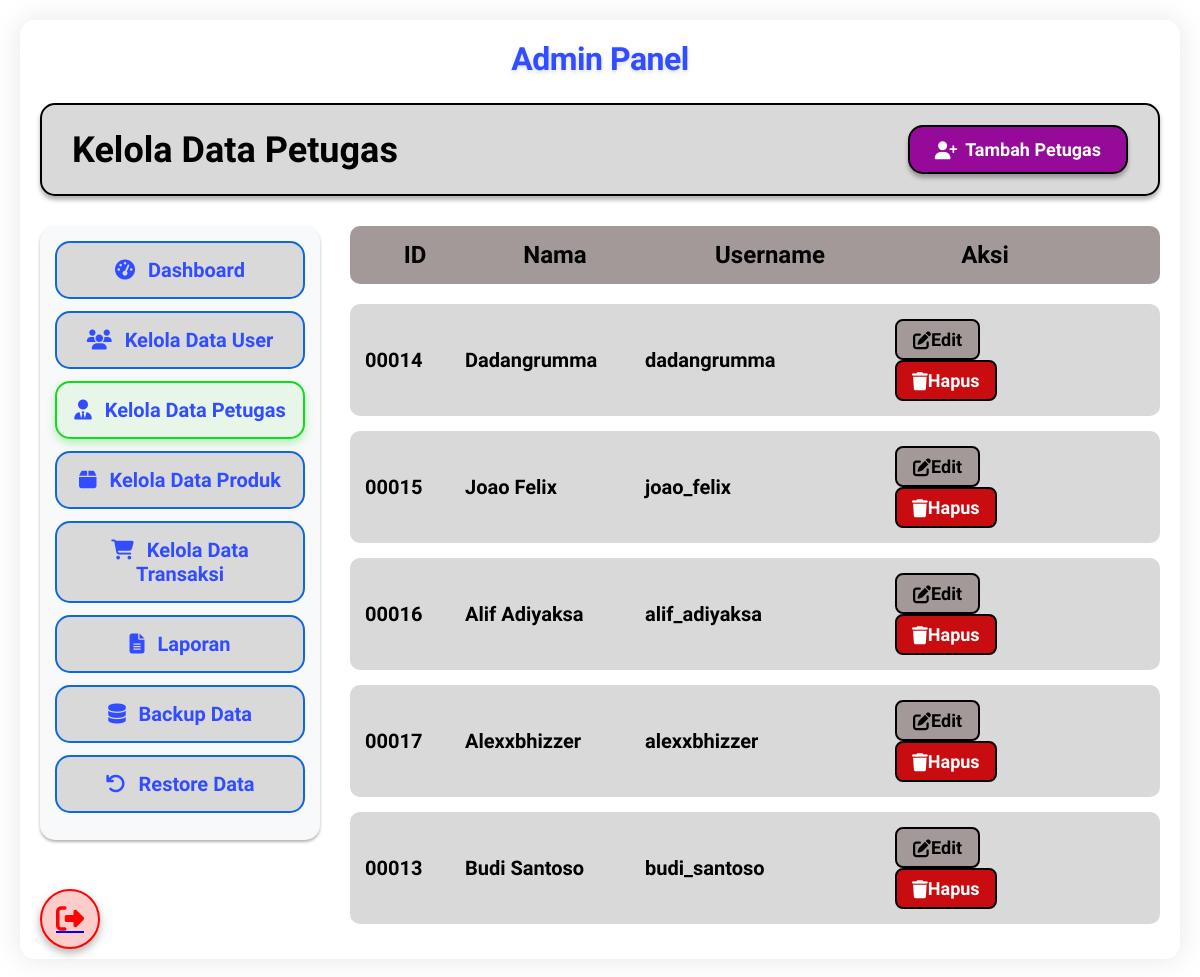
The page /Admin/kelola_data_petugas.php (signed in) on the database its author committed.
### tables this page shows
CREATE TABLE `users` (
  `id` int(11) NOT NULL AUTO_INCREMENT,
  `username` varchar(50) NOT NULL,
  `email` varchar(100) NOT NULL,
  `password` varchar(255) NOT NULL,
  `role` enum('admin','petugas','user') DEFAULT 'user',
  `created_at` timestamp NOT NULL DEFAULT current_timestamp(),
  `updated_at` timestamp NOT NULL DEFAULT current_timestamp() ON UPDATE current_timestamp(),
  PRIMARY KEY (`id`),
  UNIQUE KEY `username` (`username`),
  UNIQUE KEY `email` (`email`)
);

### Admin/kelola_data_petugas.php (the view, shortened to what this page needs)
<?php
require_once '../config.php';
$staff = [];
$result = $conn->query("SELECT id, username, role, created_at FROM users WHERE role = 'petugas' ORDER BY created_at DESC");
if ($result && $result->num_rows > 0) {
    while ($row = $result->fetch_assoc()) {
        $parts = explode('_', $row['username']);
        $nama = count($parts) > 1 ? ucfirst($parts[0]) . ' ' . ucfirst($parts[1]) : ucfirst($row['username']);
        $staff[] = [
            'id' => $row['id'],
            'username' => $row['username'],
            'nama' => $nama,
            'role' => $row['role']
        ];
    }
}
?>
<!DOCTYPE html>
<html lang="id">
<head>
    <link rel="stylesheet" href="https://cdnjs.cloudflare.com/ajax/libs/font-awesome/6.4.0/css/all.min.css" />
</head>
<body>
    <div class="main-container">
        <div class="admin-panel-title">Admin Panel</div>
        <div class="header">
            <div class="header-title">Kelola Data Petugas</div>
            <button class="btn-add-staff" id="openAddModal">
                <i class="fas fa-user-plus"></i> Tambah Petugas
            </button>
        </div>
        <div class="sidebar">
            <a href="admin_dashboard.php" class="sidebar-menu">
                <i class="fas fa-tachometer-alt"></i> Dashboard
            </a>
            <a href="kelola_data_user.php" class="sidebar-menu">
                <i class="fas fa-users"></i> Kelola Data User
            </a>
            <a href="kelola_data_petugas.php" class="sidebar-menu petugas-active">
                <i class="fas fa-user-tie"></i> Kelola Data Petugas
            </a>
            <a href="kelola_data_produk.php" class="sidebar-menu">
                <i class="fas fa-box"></i> Kelola Data Produk
            </a>
            <a href="kelola_data_transaksi.php" class="sidebar-menu">
                <i class="fas fa-shopping-cart"></i> Kelola Data Transaksi
            </a>
            <a href="laporan.php" class="sidebar-menu">
                <i class="fas fa-file-alt"></i> Laporan
            </a>
            <a href="backup_data.php" class="sidebar-menu">
                <i class="fas fa-database"></i> Backup Data
            </a>
            <a href="restore_data.php" class="sidebar-menu">
                <i class="fas fa-undo"></i> Restore Data
            </a>
        </div>
        <div class="content-area">
            <div class="table-header">
                <div>ID</div>
                <div>Nama</div>
                <div>Username</div>
                <div>Aksi</div>
            </div>
            <?php if (empty($staff)): ?>
                <div class="empty-state">
                    <i class="fas fa-user-friends"></i>
                    <div>Belum ada data petugas dalam sistem</div>
                    <div style="margin-top: 15px; font-size: 20px; color: #43a047;">
                        Klik "Tambah Petugas" untuk menambahkan staff baru
                    </div>
                </div>
            <?php else: ?>
                <?php foreach ($staff as $petugas): ?>
                    <div class="staff-row">
                        <div><?php echo str_pad($petugas['id'], 5, '0', STR_PAD_LEFT); ?></div>
                        <div><?php echo htmlspecialchars($petugas['nama']); ?></div>
                        <div><?php echo htmlspecialchars($petugas['username']); ?></div>
                        <div>
                            <button class="btn-action btn-edit"
                                    data-id="<?php echo $petugas['id']; ?>"
                                    data-username="<?php echo htmlspecialchars($petugas['username']); ?>"
                                    data-nama="<?php echo htmlspecialchars($petugas['nama']); ?>">
                                <i class="fas fa-edit"></i> Edit
                            </button>
                            <button class="btn-action btn-delete"
                                    data-id="<?php echo $petugas['id']; ?>"
                                    data-nama="<?php echo htmlspecialchars($petugas['nama']); ?>">
                                <i class="fas fa-trash"></i> Hapus
                            </button>
                        </div>
                    </div>
                <?php endforeach; ?>
            <?php endif; ?>
        </div>
        <a href="../Auth/logout.php" class="logout-btn" title="Logout">
            <i class="fas fa-sign-out-alt"></i>
        </a>
    </div>
</body>
</html>

### Admin/kelola_data_petugas.php (style rules this page uses)
:root { --default-font-family: -apple-system, BlinkMacSystemFont, "Segoe UI", Roboto, Ubuntu, "Helvetica Neue", Helvetica, Arial, "PingFang SC", "Hiragino Sans GB", "Microsoft Yahei UI", "Microsoft Yahei", "Source Han Sans CN", sans-serif; --primary-color: #324dff; --primary-dark: #1a73e8; --gray-bg: #d9d9d9; --gray-light: #f5f5f5; --danger-color: #fc0404; --success-color: #28a745; --staff-color: #10db1e; }
* { margin: 0; padding: 0; box-sizing: border-box; }
body { font-family: var(--default-font-family); background-color: #ffffff; color: #000000; min-height: 100vh; padding: 20px; overflow-x: hidden; position: relative; }
.main-container { max-width: 1400px; margin: 0 auto; position: relative; background-color: #ffffff; box-shadow: 0 0 30px rgba(0, 0, 0, 0.1); border-radius: 15px; overflow: hidden; padding: 20px; }
.admin-panel-title { font-family: 'Plus Jakarta Sans', sans-serif; font-size: 32px; font-weight: 800; color: var(--primary-color); margin-bottom: 25px; text-align: center; letter-spacing: -0.5px; text-shadow: 0 2px 4px rgba(50, 77, 255, 0.2); }
.header { display: flex; justify-content: space-between; align-items: center; background-color: var(--gray-bg); border: 2px solid #000000; border-radius: 15px; padding: 20px 30px; margin-bottom: 30px; box-shadow: 0 4px 4px 0 rgba(0, 0, 0, 0.3); position: relative; }
.header-title { font-family: 'Plus Jakarta Sans', sans-serif; font-size: 36px; font-weight: 800; color: #000000; }
.btn-add-staff { background-color: #950a98; color: #ffffff; border: 2px solid #000000; border-radius: 15px; padding: 12px 25px; font-family: 'Plus Jakarta Sans', sans-serif; font-size: 18px; font-weight: 800; cursor: pointer; display: flex; align-items: center; gap: 8px; box-shadow: 0 4px 4px 0 rgba(0, 0, 0, 0.3); transition: all 0.3s ease; }
.sidebar { width: 280px; float: left; background-color: #f8f9fa; border-radius: 15px; padding: 15px; margin-right: 25px; box-shadow: 0 2px 3px 0 rgba(0, 0, 0, 0.3); }
.sidebar-menu { background-color: var(--gray-bg); border-radius: 15px; border: 2px solid #0e68dc; padding: 15px; margin-bottom: 12px; text-align: center; font-family: 'Plus Jakarta Sans', sans-serif; font-size: 20px; font-weight: 800; color: var(--primary-color); cursor: pointer; transition: all 0.3s ease; position: relative; overflow: hidden; text-decoration: none; display: block; color: var(--primary-color); }
.sidebar-menu.petugas-active { background-color: #e8f5e9; border-color: var(--staff-color); box-shadow: 0 4px 8px rgba(16, 219, 30, 0.3); }
.sidebar-menu i { margin-right: 8px; }
.content-area { margin-left: 310px; }
.table-header { display: grid; grid-template-columns: 100px 180px 250px 180px; background-color: #a39999; border-radius: 10px; padding: 15px; font-family: 'Plus Jakarta Sans', sans-serif; font-size: 24px; font-weight: 800; color: #000000; margin-bottom: 20px; text-align: center; }
.staff-row { display: grid; grid-template-columns: 100px 180px 250px 180px; align-items: center; padding: 15px; background-color: var(--gray-bg); border-radius: 10px; margin-bottom: 15px; font-family: 'Plus Jakarta Sans', sans-serif; font-size: 20px; font-weight: 800; color: #000000; position: relative; transition: all 0.3s ease; }
.btn-action { display: inline-flex; align-items: center; justify-content: center; padding: 8px 15px; border-radius: 8px; font-family: 'Plus Jakarta Sans', sans-serif; font-size: 18px; font-weight: 800; cursor: pointer; transition: all 0.3s ease; border: 2px solid #000000; min-width: 85px; }
.btn-edit { background-color: #a39999; color: #000000; margin-right: 10px; }
.btn-delete { background-color: #c90c0f; color: #ffffff; }
.logout-btn { position: fixed; bottom: 30px; left: 40px; width: 60px; height: 60px; background-color: #ffcccc; border: 2px solid var(--danger-color); border-radius: 50%; display: flex; justify-content: center; align-items: center; cursor: pointer; box-shadow: 0 4px 8px rgba(0, 0, 0, 0.3); transition: all 0.3s ease; z-index: 1000; }
.logout-btn i { font-size: 28px; color: var(--danger-color); }

### rows shown on the page
users: id "00014", nama "Dadangrumma", username "dadangrumma"
users: id "00015", nama "Joao Felix", username "joao_felix"
users: id "00016", nama "Alif Adiyaksa", username "alif_adiyaksa"
users: id "00017", nama "Alexxbhizzer", username "alexxbhizzer"
users: id "00013", nama "Budi Santoso", username "budi_santoso"
